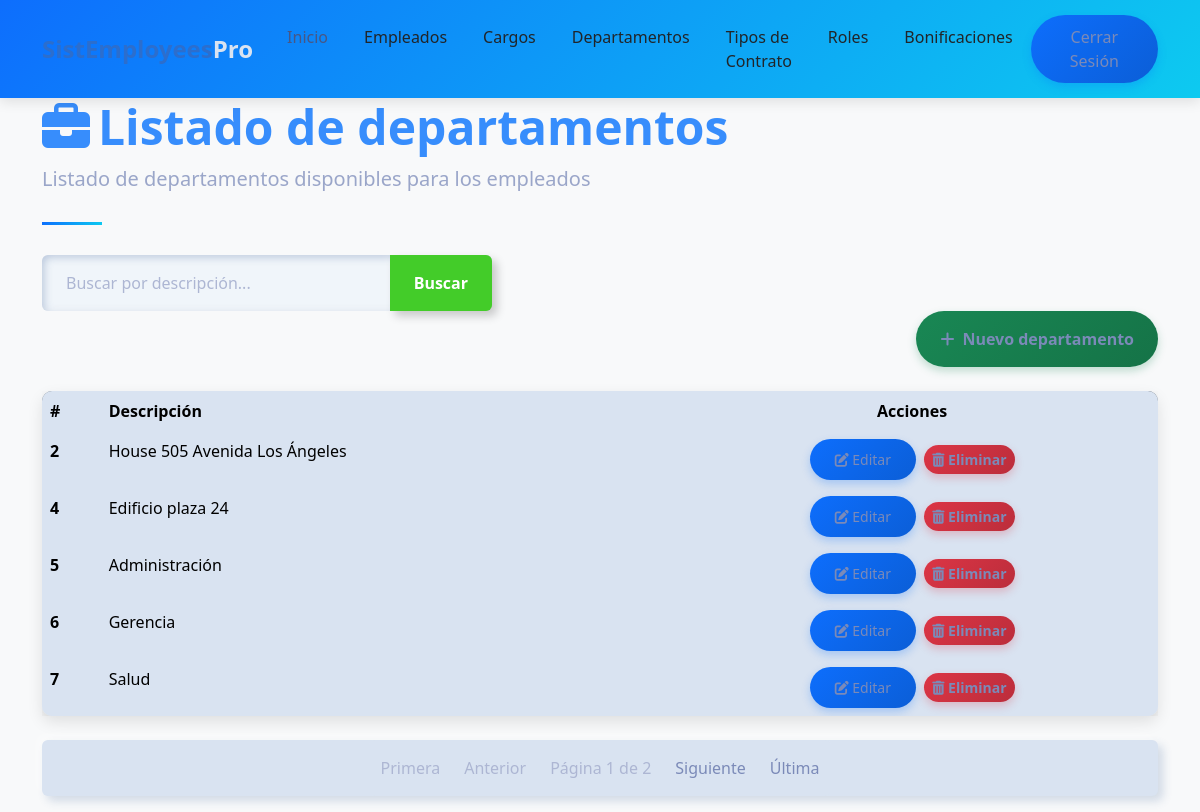
The page /empleados/departamento_list/ (signed in) on the database its author committed.
### empleados/models.py (models this page shows, shortened)
class Departamento(models.Model):
    descripcion = models.CharField(max_length=100)

### empleados/views.py (the view)
# urls.py: path('departamento_list/', departamento_list, name='departamento_list'),  # URL para la vista departamento
@login_required # Decorador para requerir autenticación
@login_required
def departamento_list(request):
    query = request.GET.get('q', None)
    if query:
        departamentos = Departamento.objects.filter(Q(name__icontains=query))
    else:
        departamentos = Departamento.objects.all()
    paginator = Paginator(departamentos, 5)
    page_number = request.GET.get('page')
    page_obj = paginator.get_page(page_number)
    context = {'departamentos': page_obj, 'title': 'Listado de Departamentos'}
    return render(request, 'departamento/list.html', context)

### templates/departamento/list.html (shortened to what this page needs)
{% extends "home.html" %}
{% block content %}
<div class="container">
    <header class="page-header">
        <h1 class="display-5 fw-bold text-primary">
            <i class="fas fa-briefcase me-2"></i>Listado de departamentos
        </h1>
        <p class="lead text-muted">Listado de departamentos disponibles para los empleados</p>
    </header>
    <form action="" style="max-width: 450px;">
        <div class="input-group">
            <input type="text" class="form-control" placeholder="Buscar por descripción..." name="q" value="{{ request.GET.q }}">
            <button class="btn btn-outline-success" type="submit" data-bs-toggle="tooltip" data-bs-title="Escriba parte de la descripción del departamento y haga clic en buscar">
                Buscar
            </button>
        </div>
    </form>
    <div class="d-flex justify-content-end mb-4">
        <a class="btn btn-success" href="{% url 'empleados:departamento_create' %}">
            <i class="fas fa-plus me-2"></i>Nuevo departamento
        </a>
    </div>
    <div class="card mb-4">
        <div class="card-body p-0">
            <div class="table-responsive">
                <table class="table table-hover mb-0">
                    <thead>
                        <tr>
                            <th scope="col">#</th>
                            <th scope="col">Descripción</th>
                            <th scope="col" class="text-center">Acciones</th>
                        </tr>
                    </thead>
                    <tbody>
                        {% for departamento in departamentos %}
                        <tr>
                            <th scope="row">{{ departamento.id }}</th>
                            <td>{{ departamento.descripcion }}</td>
                            <td class="text-center">
                                <a href="{% url 'empleados:departamento_update' departamento.id %}" class="btn btn-sm btn-primary me-1">
                                    <i class="fas fa-edit"></i> Editar
                                </a>
                                <a href="{% url 'empleados:departamento_delete' departamento.id %}" class="btn btn-sm btn-danger">
                                    <i class="fas fa-trash-alt"></i> Eliminar
                                </a>
                            </td>
                        </tr>
                        {% endfor %}
                    </tbody>
                </table>
            </div>
        </div>
    </div>
    <nav aria-label="Page navigation">
    <ul class="pagination justify-content-center">
        {% if departamentos.has_previous %}
        <li class="page-item">
            <a class="page-link" href="?page=1{% if request.GET.q %}&q={{ request.GET.q }}{% endif %}">Primera</a>
        </li>
        <li class="page-item">
            <a class="page-link" href="?page={{ departamentos.previous_page_number }}{% if request.GET.q %}&q={{ request.GET.q }}{% endif %}">Anterior</a>
        </li>
        {% else %}
        <li class="page-item disabled"><span class="page-link">Primera</span></li>
        <li class="page-item disabled"><span class="page-link">Anterior</span></li>
        {% endif %}
        <li class="page-item disabled">
        <span class="page-link">Página {{ departamentos.number }} de {{ departamentos.paginator.num_pages }}</span>
        </li>
        {% if departamentos.has_next %}
        <li class="page-item">
            <a class="page-link" href="?page={{ departamentos.next_page_number }}{% if request.GET.q %}&q={{ request.GET.q }}{% endif %}">Siguiente</a>
        </li>
        <li class="page-item">
            <a class="page-link" href="?page={{ departamentos.paginator.num_pages }}{% if request.GET.q %}&q={{ request.GET.q }}{% endif %}">Última</a>
        </li>
        {% else %}
        <li class="page-item disabled"><span class="page-link">Siguiente</span></li>
        <li class="page-item disabled"><span class="page-link">Última</span></li>
        {% endif %}
    </ul>
    </nav>
</div>
{% endblock %}

### templates/home.html (style rules this page uses)
:root { --primary-color: #2c6ecd; --secondary-color: #19b3b3; --accent-color: #f8f9fa; --dark-color: #212529; --text-color: #495057; }
body { font-family: 'Poppins', sans-serif; color: var(--text-color); overflow-x: hidden; }
.btn-primary { background-color: var(--primary-color); border-color: var(--primary-color); padding: 10px 25px; border-radius: 50px; font-weight: 500; transition: all 0.3s ease; }

### templates/departamento/list.html (style rules this page uses)
body { background-color: #f8f9fa; font-family: 'Segoe UI', Tahoma, Geneva, Verdana, sans-serif; }
.card { border-radius: 10px; box-shadow: 0 6px 15px rgba(0,0,0,0.1); transition: transform 0.3s, box-shadow 0.3s; }
.btn-primary { background: linear-gradient(135deg, #0d6efd, #0b5ed7); border: none; box-shadow: 0 4px 8px rgba(13, 110, 253, 0.25); transition: all 0.3s; }
.btn-success { background: linear-gradient(135deg, #198754, #157347); border: none; box-shadow: 0 4px 8px rgba(25, 135, 84, 0.25); transition: all 0.3s; }
.btn-danger { background: linear-gradient(135deg, #dc3545, #bb2d3b); border: none; box-shadow: 0 4px 8px rgba(220, 53, 69, 0.25); transition: all 0.3s; }
.table { border-radius: 10px; overflow: hidden; box-shadow: 0 5px 15px rgba(0,0,0,0.08); }
.table thead { background: linear-gradient(135deg, #6c757d, #495057); color: white; }
.table tbody tr { transition: background-color 0.3s; }
.page-header { position: relative; margin-bottom: 30px; padding-bottom: 15px; }
.page-header:after { content: ''; position: absolute; bottom: 0; left: 0; width: 60px; height: 3px; background: linear-gradient(135deg, #0d6efd, #0dcaf0); }

### rows shown on the page
Departamento: id "2", descripcion "House 505 Avenida Los Ángeles"
Departamento: id "4", descripcion "Edificio plaza 24"
Departamento: id "5", descripcion "Administración"
Departamento: id "6", descripcion "Gerencia"
Departamento: id "7", descripcion "Salud"

### other values the page prints
{{ departamentos.number }} "1"
{{ departamentos.paginator.num_pages }} "2"
